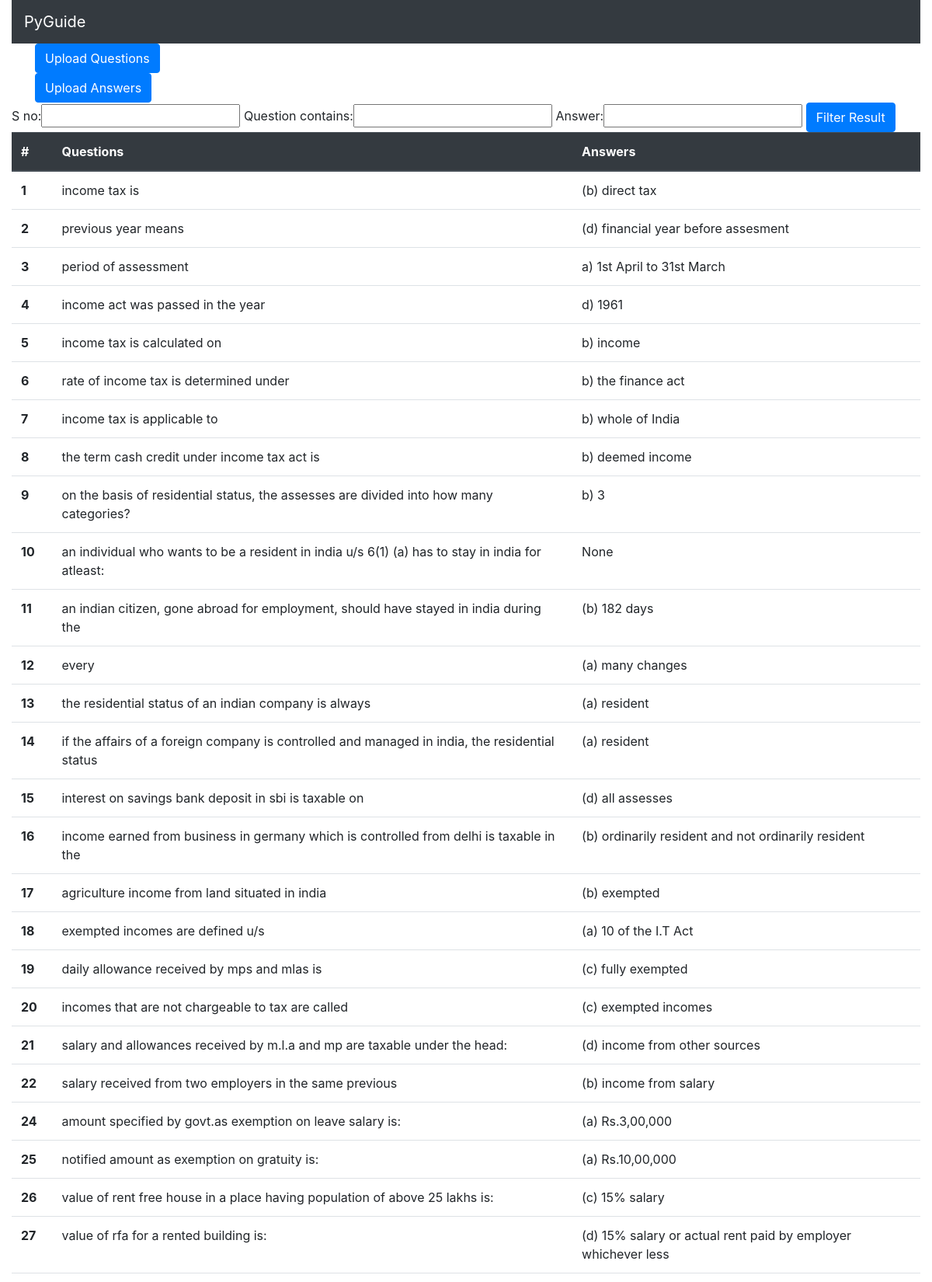
/subjects/income_tax/ (upper part), run on the app's committed database.
### guide/models.py (models this page shows, shortened)
class IncomeTax(models.Model):
    s_no = models.PositiveIntegerField(null=True)
    question = models.CharField(max_length=100)
    answer = models.CharField(max_length=100, null=True)

### guide/views.py (the view)
# urls.py: path('subjects/income_tax/',
def income_tax(request):
    questions = IncomeTax.objects.all()
    answers = Answer.objects.all()
    my_filter = IncomeTaxFilter(request.GET, queryset=questions)
    questions = my_filter.qs
    context = {
        'questions': questions,
        'answers': answers,
        'my_filter': my_filter,
    }
    return render(request, 'guide/income_tax.html', context)

### guide/templates/guide/income_tax.html (shortened to what this page needs)
{% extends 'base.html' %}
{% block content %}
<div class="container">
<form action={% url 'income_tax_questions' %} method="POST">
    <button type="submit" class="btn btn-primary">Upload Questions</button>
  </form>
  <form action={% url 'income_tax_answers' %} method="POST">
    <button type="submit" class="btn btn-primary">Upload Answers</button>
  </form>
</div>
<div class="container-list">
<form method="get">
  {{ my_filter.form }}
  <button type="submit" class="btn btn-primary">Filter Result</button>
</form>
<table class="table">
  <thead class="thead-dark">
    <tr>
      <th scope="col">#</th>
      <th scope="col">Questions</th>
      <th scope="col">Answers</th>
    </tr>
  </thead>
  <tbody>
  {% for question in questions %}
    <tr>
      <th scope="row">{{ question.s_no }}</th>
      <td>{{ question.question }}</td>
      <td>{{ question.answer }}</td>
    </tr>
  {% endfor %}
  </tbody>
</table>
  </div>
</div>
{% endblock  %}

### data on the page
IncomeTax: s_no "1", question "income tax is", answer "(b) direct tax"
IncomeTax: s_no "2", question "previous year means", answer "(d) financial year before assesment"
IncomeTax: s_no "3", question "period of assessment", answer "a) 1st April to 31st March"
IncomeTax: s_no "4", question "income act was passed in the year", answer "d) 1961"
IncomeTax: s_no "5", question "income tax is calculated on", answer "b) income"
IncomeTax: s_no "6", question "rate of income tax is determined under", answer "b) the finance act"
IncomeTax: s_no "7", question "income tax is applicable to", answer "b) whole of India"
IncomeTax: s_no "8", question "the term cash credit under income tax act is", answer "b) deemed income"
IncomeTax: s_no "9", question "on the basis of residential status, the assesses are divided into how many categories?", answer "b) 3"
IncomeTax: s_no "10", question "an individual who wants to be a resident in india u/s 6(1) (a) has to stay in india for atleast:", answer "None"
IncomeTax: s_no "11", question "an indian citizen, gone abroad for employment, should have stayed in india during the", answer "(b) 182 days"
IncomeTax: s_no "12", question "every", answer "(a) many changes"
IncomeTax: s_no "13", question "the residential status of an indian company is always", answer "(a) resident"
IncomeTax: s_no "14", question "if the affairs of a foreign company is controlled and managed in india, the residential status", answer "(a) resident"
IncomeTax: s_no "15", question "interest on savings bank deposit in sbi is taxable on", answer "(d) all assesses"
IncomeTax: s_no "16", question "income earned from business in germany which is controlled from delhi is taxable in the", answer "(b) ordinarily resident and not ordinarily resident"
IncomeTax: s_no "17", question "agriculture income from land situated in india", answer "(b) exempted"
IncomeTax: s_no "18", question "exempted incomes are defined u/s", answer "(a) 10 of the I.T Act"
IncomeTax: s_no "19", question "daily allowance received by mps and mlas is", answer "(c) fully exempted"
IncomeTax: s_no "20", question "incomes that are not chargeable to tax are called", answer "(c) exempted incomes"
IncomeTax: s_no "21", question "salary and allowances received by m.l.a and mp are taxable under the head:", answer "(d) income from other sources"
IncomeTax: s_no "22", question "salary received from two employers in the same previous", answer "(b) income from salary"
IncomeTax: s_no "24", question "amount specified by govt.as exemption on leave salary is:", answer "(a) Rs.3,00,000"
IncomeTax: s_no "25", question "notified amount as exemption on gratuity is:", answer "(a) Rs.10,00,000"
IncomeTax: s_no "26", question "value of rent free house in a place having population of above 25 lakhs is:", answer "(c) 15% salary"
IncomeTax: s_no "27", question "value of rfa for a rented building is:", answer "(d) 15% salary or actual rent paid by employer whichever less"
